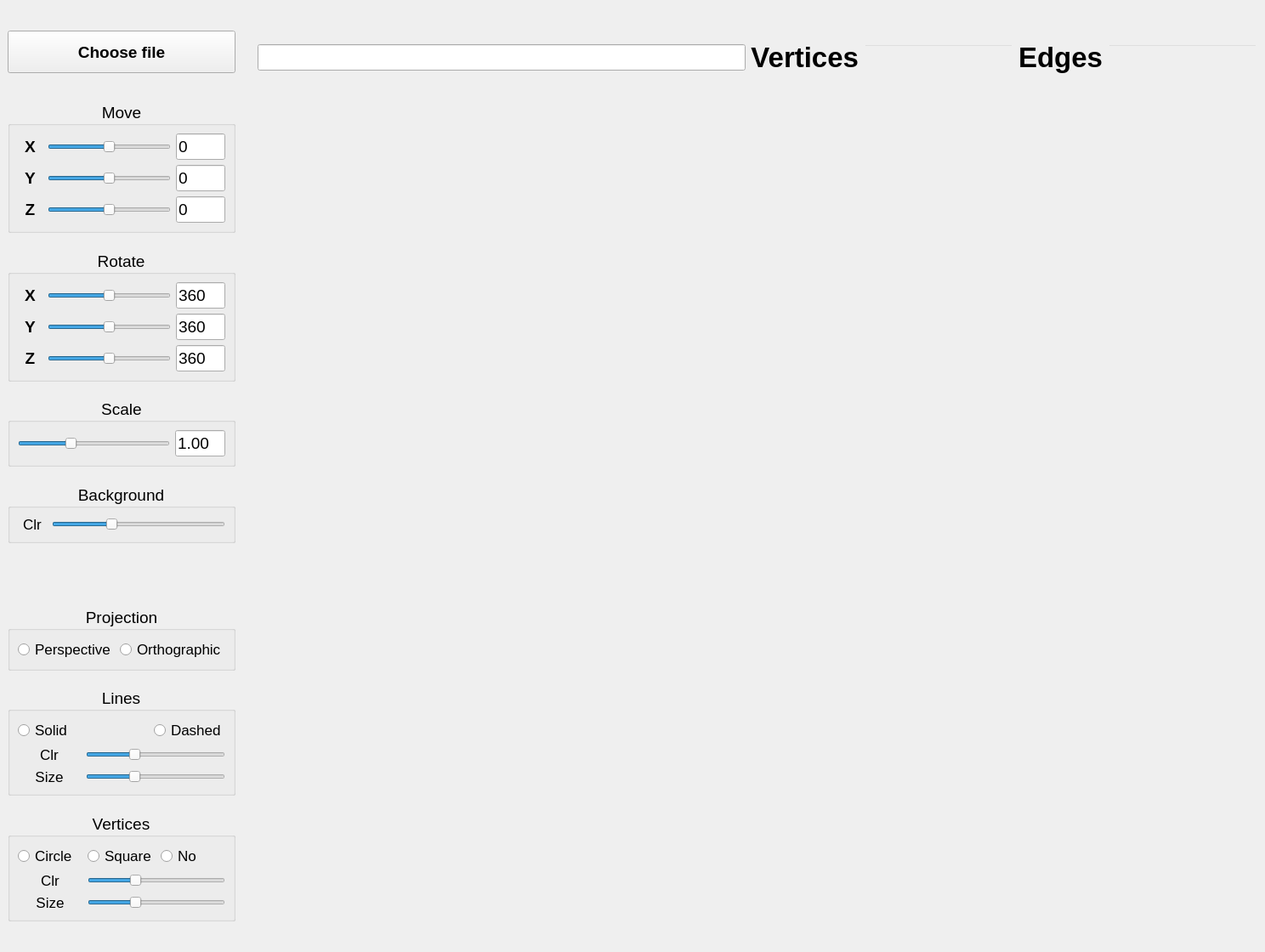
<?xml version="1.0" encoding="UTF-8"?>
<ui version="4.0">
 <class>MainWindow</class>
 <widget class="QMainWindow" name="MainWindow">
  <property name="geometry">
   <rect>
    <x>0</x>
    <y>0</y>
    <width>1488</width>
    <height>1120</height>
   </rect>
  </property>
  <property name="windowTitle">
   <string>3dViewer</string>
  </property>
  <widget class="QWidget" name="centralwidget">
   <layout class="QGridLayout" name="gridLayout" rowstretch="2,5,2,5,1,5,1,3,1,4,5,4,1,7,1,7,2" columnstretch="2,10,0" rowminimumheight="2,5,2,5,1,5,1,3,1,4,5,4,1,7,1,7,2">
    <item row="5" column="0">
     <widget class="QGroupBox" name="groupBox_5">
      <property name="font">
       <font>
        <family>Arial</family>
        <pointsize>14</pointsize>
       </font>
      </property>
      <property name="autoFillBackground">
       <bool>false</bool>
      </property>
      <property name="styleSheet">
       <string notr="true"/>
      </property>
      <property name="title">
       <string>Rotate</string>
      </property>
      <property name="alignment">
       <set>Qt::AlignCenter</set>
      </property>
      <layout class="QGridLayout" name="gridLayout_11" rowstretch="10,0,0,0,0,0" columnstretch="2,10,4" columnminimumwidth="2,10,4">
       <property name="bottomMargin">
        <number>9</number>
       </property>
       <property name="spacing">
        <number>6</number>
       </property>
       <item row="0" column="0">
        <widget class="QLabel" name="label_13">
         <property name="font">
          <font>
           <family>Arial</family>
           <pointsize>14</pointsize>
           <bold>true</bold>
           <stylestrategy>PreferAntialias</stylestrategy>
          </font>
         </property>
         <property name="text">
          <string>X</string>
         </property>
         <property name="alignment">
          <set>Qt::AlignCenter</set>
         </property>
        </widget>
       </item>
       <item row="1" column="0">
        <widget class="QLabel" name="label_14">
         <property name="font">
          <font>
           <family>Arial</family>
           <pointsize>14</pointsize>
           <bold>true</bold>
           <stylestrategy>PreferAntialias</stylestrategy>
          </font>
         </property>
         <property name="text">
          <string>Y</string>
         </property>
         <property name="alignment">
          <set>Qt::AlignCenter</set>
         </property>
        </widget>
       </item>
       <item row="5" column="2">
        <widget class="QLineEdit" name="DisplayRotateZ">
         <property name="sizePolicy">
          <sizepolicy hsizetype="Preferred" vsizetype="Fixed">
           <horstretch>0</horstretch>
           <verstretch>0</verstretch>
          </sizepolicy>
         </property>
         <property name="maximumSize">
          <size>
           <width>16777215</width>
           <height>16777215</height>
          </size>
         </property>
         <property name="font">
          <font>
           <family>Arial</family>
           <pointsize>14</pointsize>
          </font>
         </property>
         <property name="focusPolicy">
          <enum>Qt::StrongFocus</enum>
         </property>
         <property name="text">
          <string>360</string>
         </property>
        </widget>
       </item>
       <item row="5" column="0">
        <widget class="QLabel" name="label_15">
         <property name="font">
          <font>
           <family>Arial</family>
           <pointsize>14</pointsize>
           <bold>true</bold>
           <stylestrategy>PreferAntialias</stylestrategy>
          </font>
         </property>
         <property name="text">
          <string>Z</string>
         </property>
         <property name="alignment">
          <set>Qt::AlignCenter</set>
         </property>
        </widget>
       </item>
       <item row="1" column="1">
        <widget class="QSlider" name="RotateY">
         <property name="sizePolicy">
          <sizepolicy hsizetype="Expanding" vsizetype="Fixed">
           <horstretch>0</horstretch>
           <verstretch>19</verstretch>
          </sizepolicy>
         </property>
         <property name="minimumSize">
          <size>
           <width>0</width>
           <height>19</height>
          </size>
         </property>
         <property name="maximumSize">
          <size>
           <width>16777215</width>
           <height>19</height>
          </size>
         </property>
         <property name="baseSize">
          <size>
           <width>0</width>
           <height>19</height>
          </size>
         </property>
         <property name="maximum">
          <number>720</number>
         </property>
         <property name="sliderPosition">
          <number>360</number>
         </property>
         <property name="orientation">
          <enum>Qt::Horizontal</enum>
         </property>
        </widget>
       </item>
       <item row="0" column="1">
        <widget class="QSlider" name="RotateX">
         <property name="sizePolicy">
          <sizepolicy hsizetype="Expanding" vsizetype="Fixed">
           <horstretch>0</horstretch>
           <verstretch>19</verstretch>
          </sizepolicy>
         </property>
         <property name="minimumSize">
          <size>
           <width>0</width>
           <height>19</height>
          </size>
         </property>
         <property name="maximumSize">
          <size>
           <width>16777215</width>
           <height>19</height>
          </size>
         </property>
         <property name="baseSize">
          <size>
           <width>0</width>
           <height>19</height>
          </size>
         </property>
         <property name="maximum">
          <number>720</number>
         </property>
         <property name="sliderPosition">
          <number>360</number>
         </property>
         <property name="orientation">
          <enum>Qt::Horizontal</enum>
         </property>
        </widget>
       </item>
       <item row="0" column="2">
        <widget class="QLineEdit" name="DisplayRotateX">
         <property name="sizePolicy">
          <sizepolicy hsizetype="Preferred" vsizetype="Fixed">
           <horstretch>0</horstretch>
           <verstretch>0</verstretch>
          </sizepolicy>
         </property>
         <property name="maximumSize">
          <size>
           <width>16777215</width>
           <height>16777215</height>
          </size>
         </property>
         <property name="font">
          <font>
           <family>Arial</family>
           <pointsize>14</pointsize>
          </font>
         </property>
         <property name="focusPolicy">
          <enum>Qt::StrongFocus</enum>
         </property>
         <property name="text">
          <string>360</string>
         </property>
        </widget>
       </item>
       <item row="1" column="2">
        <widget class="QLineEdit" name="DisplayRotateY">
         <property name="sizePolicy">
          <sizepolicy hsizetype="Preferred" vsizetype="Fixed">
           <horstretch>0</horstretch>
           <verstretch>0</verstretch>
          </sizepolicy>
         </property>
         <property name="maximumSize">
          <size>
           <width>16777215</width>
           <height>16777215</height>
          </size>
         </property>
         <property name="font">
          <font>
           <family>Arial</family>
           <pointsize>14</pointsize>
          </font>
         </property>
         <property name="focusPolicy">
          <enum>Qt::StrongFocus</enum>
         </property>
         <property name="text">
          <string>360</string>
         </property>
        </widget>
       </item>
       <item row="5" column="1">
        <widget class="QSlider" name="RotateZ">
         <property name="sizePolicy">
          <sizepolicy hsizetype="Expanding" vsizetype="Fixed">
           <horstretch>0</horstretch>
           <verstretch>19</verstretch>
          </sizepolicy>
         </property>
         <property name="minimumSize">
          <size>
           <width>0</width>
           <height>19</height>
          </size>
         </property>
         <property name="maximumSize">
          <size>
           <width>16777215</width>
           <height>19</height>
          </size>
         </property>
         <property name="baseSize">
          <size>
           <width>0</width>
           <height>19</height>
          </size>
         </property>
         <property name="maximum">
          <number>720</number>
         </property>
         <property name="sliderPosition">
          <number>360</number>
         </property>
         <property name="orientation">
          <enum>Qt::Horizontal</enum>
         </property>
        </widget>
       </item>
      </layout>
     </widget>
    </item>
    <item row="7" column="0">
     <widget class="QGroupBox" name="groupBox_7">
      <property name="font">
       <font>
        <family>Arial</family>
        <pointsize>14</pointsize>
       </font>
      </property>
      <property name="autoFillBackground">
       <bool>false</bool>
      </property>
      <property name="styleSheet">
       <string notr="true"/>
      </property>
      <property name="title">
       <string>Scale</string>
      </property>
      <property name="alignment">
       <set>Qt::AlignCenter</set>
      </property>
      <layout class="QGridLayout" name="gridLayout_13" columnstretch="12,4">
       <property name="topMargin">
        <number>9</number>
       </property>
       <property name="bottomMargin">
        <number>9</number>
       </property>
       <item row="0" column="0">
        <widget class="QSlider" name="Scale">
         <property name="sizePolicy">
          <sizepolicy hsizetype="Expanding" vsizetype="Fixed">
           <horstretch>0</horstretch>
           <verstretch>19</verstretch>
          </sizepolicy>
         </property>
         <property name="minimumSize">
          <size>
           <width>0</width>
           <height>19</height>
          </size>
         </property>
         <property name="maximumSize">
          <size>
           <width>16777215</width>
           <height>19</height>
          </size>
         </property>
         <property name="baseSize">
          <size>
           <width>0</width>
           <height>19</height>
          </size>
         </property>
         <property name="styleSheet">
          <string notr="true">QSlider{
	height: 19px;
}</string>
         </property>
         <property name="minimum">
          <number>0</number>
         </property>
         <property name="maximum">
          <number>300</number>
         </property>
         <property name="singleStep">
          <number>1</number>
         </property>
         <property name="value">
          <number>100</number>
         </property>
         <property name="orientation">
          <enum>Qt::Horizontal</enum>
         </property>
        </widget>
       </item>
       <item row="0" column="1">
        <widget class="QLineEdit" name="DisplayScale">
         <property name="sizePolicy">
          <sizepolicy hsizetype="Preferred" vsizetype="Fixed">
           <horstretch>0</horstretch>
           <verstretch>0</verstretch>
          </sizepolicy>
         </property>
         <property name="maximumSize">
          <size>
           <width>16777215</width>
           <height>16777215</height>
          </size>
         </property>
         <property name="font">
          <font>
           <family>Arial</family>
           <pointsize>14</pointsize>
          </font>
         </property>
         <property name="focusPolicy">
          <enum>Qt::StrongFocus</enum>
         </property>
         <property name="text">
          <string>1.00</string>
         </property>
        </widget>
       </item>
      </layout>
     </widget>
    </item>
    <item row="12" column="0">
     <spacer name="verticalSpacer_8">
      <property name="orientation">
       <enum>Qt::Vertical</enum>
      </property>
      <property name="sizeHint" stdset="0">
       <size>
        <width>20</width>
        <height>40</height>
       </size>
      </property>
     </spacer>
    </item>
    <item row="15" column="0">
     <widget class="QGroupBox" name="groupBox_3">
      <property name="font">
       <font>
        <family>Arial</family>
        <pointsize>14</pointsize>
       </font>
      </property>
      <property name="autoFillBackground">
       <bool>false</bool>
      </property>
      <property name="styleSheet">
       <string notr="true"/>
      </property>
      <property name="title">
       <string>Vertices</string>
      </property>
      <property name="alignment">
       <set>Qt::AlignCenter</set>
      </property>
      <layout class="QGridLayout" name="gridLayout_6">
       <item row="0" column="2">
        <widget class="QRadioButton" name="radioButton_5">
         <property name="font">
          <font>
           <family>Arial</family>
           <pointsize>13</pointsize>
          </font>
         </property>
         <property name="text">
          <string>No</string>
         </property>
        </widget>
       </item>
       <item row="1" column="1" colspan="2">
        <widget class="QSlider" name="Scale_5">
         <property name="sizePolicy">
          <sizepolicy hsizetype="Expanding" vsizetype="Fixed">
           <horstretch>0</horstretch>
           <verstretch>19</verstretch>
          </sizepolicy>
         </property>
         <property name="minimumSize">
          <size>
           <width>0</width>
           <height>19</height>
          </size>
         </property>
         <property name="maximumSize">
          <size>
           <width>16777215</width>
           <height>19</height>
          </size>
         </property>
         <property name="baseSize">
          <size>
           <width>0</width>
           <height>19</height>
          </size>
         </property>
         <property name="minimum">
          <number>0</number>
         </property>
         <property name="maximum">
          <number>300</number>
         </property>
         <property name="singleStep">
          <number>1</number>
         </property>
         <property name="value">
          <number>100</number>
         </property>
         <property name="orientation">
          <enum>Qt::Horizontal</enum>
         </property>
        </widget>
       </item>
       <item row="1" column="0">
        <widget class="QLabel" name="label_20">
         <property name="font">
          <font>
           <family>Arial</family>
           <pointsize>13</pointsize>
           <bold>false</bold>
           <stylestrategy>PreferAntialias</stylestrategy>
          </font>
         </property>
         <property name="text">
          <string>Clr</string>
         </property>
         <property name="alignment">
          <set>Qt::AlignCenter</set>
         </property>
        </widget>
       </item>
       <item row="2" column="0">
        <widget class="QLabel" name="label_21">
         <property name="font">
          <font>
           <family>Arial</family>
           <pointsize>13</pointsize>
           <bold>false</bold>
           <stylestrategy>PreferAntialias</stylestrategy>
          </font>
         </property>
         <property name="text">
          <string>Size</string>
         </property>
         <property name="alignment">
          <set>Qt::AlignCenter</set>
         </property>
        </widget>
       </item>
       <item row="2" column="1" colspan="2">
        <widget class="QSlider" name="Scale_6">
         <property name="sizePolicy">
          <sizepolicy hsizetype="Expanding" vsizetype="Fixed">
           <horstretch>0</horstretch>
           <verstretch>19</verstretch>
          </sizepolicy>
         </property>
         <property name="minimumSize">
          <size>
           <width>0</width>
           <height>19</height>
          </size>
         </property>
         <property name="maximumSize">
          <size>
           <width>16777215</width>
           <height>19</height>
          </size>
         </property>
         <property name="baseSize">
          <size>
           <width>0</width>
           <height>19</height>
          </size>
         </property>
         <property name="minimum">
          <number>0</number>
         </property>
         <property name="maximum">
          <number>300</number>
         </property>
         <property name="singleStep">
          <number>1</number>
         </property>
         <property name="value">
          <number>100</number>
         </property>
         <property name="orientation">
          <enum>Qt::Horizontal</enum>
         </property>
        </widget>
       </item>
       <item row="0" column="0">
        <widget class="QRadioButton" name="radioButton_6">
         <property name="font">
          <font>
           <family>Arial</family>
           <pointsize>13</pointsize>
          </font>
         </property>
         <property name="text">
          <string>Circle</string>
         </property>
        </widget>
       </item>
       <item row="0" column="1">
        <widget class="QRadioButton" name="radioButton_7">
         <property name="font">
          <font>
           <family>Arial</family>
           <pointsize>13</pointsize>
          </font>
         </property>
         <property name="text">
          <string>Square</string>
         </property>
        </widget>
       </item>
      </layout>
     </widget>
    </item>
    <item row="2" column="0">
     <spacer name="verticalSpacer_2">
      <property name="orientation">
       <enum>Qt::Vertical</enum>
      </property>
      <property name="sizeHint" stdset="0">
       <size>
        <width>20</width>
        <height>50</height>
       </size>
      </property>
     </spacer>
    </item>
    <item row="11" column="0">
     <widget class="QGroupBox" name="groupBox">
      <property name="font">
       <font>
        <family>Arial</family>
        <pointsize>14</pointsize>
       </font>
      </property>
      <property name="autoFillBackground">
       <bool>false</bool>
      </property>
      <property name="styleSheet">
       <string notr="true"/>
      </property>
      <property name="title">
       <string>Projection</string>
      </property>
      <property name="alignment">
       <set>Qt::AlignCenter</set>
      </property>
      <layout class="QGridLayout" name="gridLayout_3">
       <item row="0" column="0">
        <widget class="QRadioButton" name="radioButton">
         <property name="font">
          <font>
           <family>Arial</family>
           <pointsize>13</pointsize>
          </font>
         </property>
         <property name="text">
          <string>Perspective</string>
         </property>
        </widget>
       </item>
       <item row="0" column="1">
        <widget class="QRadioButton" name="radioButton_2">
         <property name="font">
          <font>
           <family>Arial</family>
           <pointsize>13</pointsize>
          </font>
         </property>
         <property name="text">
          <string>Orthographic</string>
         </property>
        </widget>
       </item>
      </layout>
     </widget>
    </item>
    <item row="1" column="1" rowspan="16" colspan="2">
     <layout class="QGridLayout" name="gridLayout_4" columnstretch="20,0,0,0,0">
      <property name="leftMargin">
       <number>20</number>
      </property>
      <property name="topMargin">
       <number>13</number>
      </property>
      <property name="rightMargin">
       <number>0</number>
      </property>
      <property name="horizontalSpacing">
       <number>6</number>
      </property>
      <property name="verticalSpacing">
       <number>15</number>
      </property>
      <item row="0" column="1">
       <widget class="QLabel" name="label_2">
        <property name="font">
         <font>
          <family>Arial</family>
          <pointsize>25</pointsize>
          <bold>true</bold>
         </font>
        </property>
        <property name="text">
         <string>Vertices</string>
        </property>
        <property name="alignment">
         <set>Qt::AlignRight|Qt::AlignTrailing|Qt::AlignVCenter</set>
        </property>
       </widget>
      </item>
      <item row="0" column="2">
       <widget class="QLineEdit" name="DisplayVertices">
        <property name="font">
         <font>
          <family>Arial</family>
          <pointsize>14</pointsize>
         </font>
        </property>
        <property name="focusPolicy">
         <enum>Qt::NoFocus</enum>
        </property>
        <property name="styleSheet">
         <string notr="true">QLineEdit {
	color: white;
	background-color: transparent;
}</string>
        </property>
       </widget>
      </item>
      <item row="0" column="4">
       <widget class="QLineEdit" name="DisplayEdges">
        <property name="font">
         <font>
          <family>Arial</family>
          <pointsize>14</pointsize>
         </font>
        </property>
        <property name="focusPolicy">
         <enum>Qt::NoFocus</enum>
        </property>
        <property name="styleSheet">
         <string notr="true">QLineEdit {
	color: white;
	background-color: transparent;
}</string>
        </property>
       </widget>
      </item>
      <item row="0" column="3">
       <widget class="QLabel" name="label_3">
        <property name="font">
         <font>
          <family>Arial</family>
          <pointsize>25</pointsize>
          <bold>true</bold>
         </font>
        </property>
        <property name="lineWidth">
         <number>0</number>
        </property>
        <property name="text">
         <string>Edges</string>
        </property>
        <property name="textFormat">
         <enum>Qt::AutoText</enum>
        </property>
        <property name="alignment">
         <set>Qt::AlignRight|Qt::AlignTrailing|Qt::AlignVCenter</set>
        </property>
        <property name="margin">
         <number>0</number>
        </property>
       </widget>
      </item>
      <item row="0" column="0">
       <widget class="QLineEdit" name="FileName">
        <property name="font">
         <font>
          <family>Arial</family>
          <pointsize>14</pointsize>
         </font>
        </property>
       </widget>
      </item>
      <item row="1" column="0" colspan="5">
       <widget class="QWidget" name="widget" native="true"/>
      </item>
     </layout>
    </item>
    <item row="10" column="0">
     <spacer name="verticalSpacer">
      <property name="orientation">
       <enum>Qt::Vertical</enum>
      </property>
      <property name="sizeHint" stdset="0">
       <size>
        <width>20</width>
        <height>40</height>
       </size>
      </property>
     </spacer>
    </item>
    <item row="9" column="0">
     <widget class="QGroupBox" name="groupBox_8">
      <property name="font">
       <font>
        <family>Arial</family>
        <pointsize>14</pointsize>
       </font>
      </property>
      <property name="autoFillBackground">
       <bool>false</bool>
      </property>
      <property name="styleSheet">
       <string notr="true"/>
      </property>
      <property name="title">
       <string>Background</string>
      </property>
      <property name="alignment">
       <set>Qt::AlignCenter</set>
      </property>
      <layout class="QGridLayout" name="gridLayout_14" columnstretch="2,12" columnminimumwidth="2,12">
       <item row="0" column="1">
        <widget class="QSlider" name="Scale_4">
         <property name="sizePolicy">
          <sizepolicy hsizetype="Expanding" vsizetype="Fixed">
           <horstretch>0</horstretch>
           <verstretch>19</verstretch>
          </sizepolicy>
         </property>
         <property name="minimumSize">
          <size>
           <width>0</width>
           <height>19</height>
          </size>
         </property>
         <property name="maximumSize">
          <size>
           <width>16777215</width>
           <height>19</height>
          </size>
         </property>
         <property name="baseSize">
          <size>
           <width>0</width>
           <height>19</height>
          </size>
         </property>
         <property name="minimum">
          <number>0</number>
         </property>
         <property name="maximum">
          <number>300</number>
         </property>
         <property name="singleStep">
          <number>1</number>
         </property>
         <property name="value">
          <number>100</number>
         </property>
         <property name="orientation">
          <enum>Qt::Horizontal</enum>
         </property>
        </widget>
       </item>
       <item row="0" column="0">
        <widget class="QLabel" name="label_19">
         <property name="font">
          <font>
           <family>Arial</family>
           <pointsize>13</pointsize>
           <bold>false</bold>
           <stylestrategy>PreferAntialias</stylestrategy>
          </font>
         </property>
         <property name="text">
          <string>Clr</string>
         </property>
         <property name="alignment">
          <set>Qt::AlignCenter</set>
         </property>
        </widget>
       </item>
      </layout>
     </widget>
    </item>
    <item row="8" column="0">
     <spacer name="verticalSpacer_7">
      <property name="orientation">
       <enum>Qt::Vertical</enum>
      </property>
      <property name="sizeHint" stdset="0">
       <size>
        <width>20</width>
        <height>40</height>
       </size>
      </property>
     </spacer>
    </item>
    <item row="16" column="0">
     <spacer name="verticalSpacer_3">
      <property name="orientation">
       <enum>Qt::Vertical</enum>
      </property>
      <property name="sizeType">
       <enum>QSizePolicy::Expanding</enum>
      </property>
      <property name="sizeHint" stdset="0">
       <size>
        <width>20</width>
        <height>15</height>
       </size>
      </property>
     </spacer>
    </item>
    <item row="6" column="0">
     <spacer name="verticalSpacer_6">
      <property name="orientation">
       <enum>Qt::Vertical</enum>
      </property>
      <property name="sizeHint" stdset="0">
       <size>
        <width>20</width>
        <height>40</height>
       </size>
      </property>
     </spacer>
    </item>
    <item row="1" column="0">
     <widget class="QPushButton" name="FileButton">
      <property name="sizePolicy">
       <sizepolicy hsizetype="Preferred" vsizetype="Preferred">
        <horstretch>0</horstretch>
        <verstretch>0</verstretch>
       </sizepolicy>
      </property>
      <property name="maximumSize">
       <size>
        <width>16777215</width>
        <height>50</height>
       </size>
      </property>
      <property name="font">
       <font>
        <family>Arial</family>
        <pointsize>14</pointsize>
        <bold>true</bold>
        <stylestrategy>PreferAntialias</stylestrategy>
       </font>
      </property>
      <property name="text">
       <string>Choose file</string>
      </property>
     </widget>
    </item>
    <item row="3" column="0">
     <widget class="QGroupBox" name="groupBox_6">
      <property name="font">
       <font>
        <family>Arial</family>
        <pointsize>14</pointsize>
       </font>
      </property>
      <property name="autoFillBackground">
       <bool>false</bool>
      </property>
      <property name="styleSheet">
       <string notr="true"/>
      </property>
      <property name="title">
       <string>Move</string>
      </property>
      <property name="alignment">
       <set>Qt::AlignCenter</set>
      </property>
      <layout class="QGridLayout" name="gridLayout_12" columnstretch="2,10,4">
       <item row="0" column="0">
        <widget class="QLabel" name="label">
         <property name="sizePolicy">
          <sizepolicy hsizetype="Preferred" vsizetype="Preferred">
           <horstretch>0</horstretch>
           <verstretch>0</verstretch>
          </sizepolicy>
         </property>
         <property name="baseSize">
          <size>
           <width>0</width>
           <height>0</height>
          </size>
         </property>
         <property name="font">
          <font>
           <family>Arial</family>
           <pointsize>14</pointsize>
           <bold>true</bold>
           <stylestrategy>PreferAntialias</stylestrategy>
          </font>
         </property>
         <property name="text">
          <string>X</string>
         </property>
         <property name="alignment">
          <set>Qt::AlignCenter</set>
         </property>
        </widget>
       </item>
       <item row="0" column="1">
        <widget class="QSlider" name="MoveX">
         <property name="sizePolicy">
          <sizepolicy hsizetype="Expanding" vsizetype="Fixed">
           <horstretch>0</horstretch>
           <verstretch>19</verstretch>
          </sizepolicy>
         </property>
         <property name="minimumSize">
          <size>
           <width>0</width>
           <height>19</height>
          </size>
         </property>
         <property name="maximumSize">
          <size>
           <width>16777215</width>
           <height>19</height>
          </size>
         </property>
         <property name="baseSize">
          <size>
           <width>0</width>
           <height>19</height>
          </size>
         </property>
         <property name="minimum">
          <number>-360</number>
         </property>
         <property name="maximum">
          <number>360</number>
         </property>
         <property name="orientation">
          <enum>Qt::Horizontal</enum>
         </property>
         <property name="invertedControls">
          <bool>true</bool>
         </property>
        </widget>
       </item>
       <item row="0" column="2">
        <widget class="QLineEdit" name="DisplayMoveX">
         <property name="sizePolicy">
          <sizepolicy hsizetype="Preferred" vsizetype="Fixed">
           <horstretch>0</horstretch>
           <verstretch>0</verstretch>
          </sizepolicy>
         </property>
         <property name="maximumSize">
          <size>
           <width>16777215</width>
           <height>16777215</height>
          </size>
         </property>
         <property name="font">
          <font>
           <family>Arial</family>
           <pointsize>14</pointsize>
          </font>
         </property>
         <property name="focusPolicy">
          <enum>Qt::StrongFocus</enum>
         </property>
         <property name="text">
          <string>0</string>
         </property>
        </widget>
       </item>
       <item row="1" column="0">
        <widget class="QLabel" name="label_12">
         <property name="font">
          <font>
           <family>Arial</family>
           <pointsize>14</pointsize>
           <bold>true</bold>
           <stylestrategy>PreferAntialias</stylestrategy>
          </font>
         </property>
         <property name="text">
          <string>Y</string>
         </property>
         <property name="alignment">
          <set>Qt::AlignCenter</set>
         </property>
        </widget>
       </item>
       <item row="1" column="1">
        <widget class="QSlider" name="MoveY">
         <property name="sizePolicy">
          <sizepolicy hsizetype="Preferred" vsizetype="Fixed">
           <horstretch>0</horstretch>
           <verstretch>19</verstretch>
          </sizepolicy>
         </property>
         <property name="minimumSize">
          <size>
           <width>0</width>
           <height>19</height>
          </size>
         </property>
         <property name="maximumSize">
          <size>
           <width>16777215</width>
           <height>19</height>
          </size>
         </property>
         <property name="baseSize">
          <size>
           <width>0</width>
           <height>19</height>
          </size>
         </property>
         <property name="minimum">
          <number>-360</number>
         </property>
         <property name="maximum">
          <number>360</number>
         </property>
         <property name="orientation">
          <enum>Qt::Horizontal</enum>
         </property>
         <property name="invertedControls">
          <bool>true</bool>
         </property>
        </widget>
       </item>
       <item row="1" column="2">
        <widget class="QLineEdit" name="DisplayMoveY">
         <property name="sizePolicy">
          <sizepolicy hsizetype="Preferred" vsizetype="Fixed">
           <horstretch>0</horstretch>
           <verstretch>0</verstretch>
          </sizepolicy>
         </property>
         <property name="maximumSize">
          <size>
           <width>16777215</width>
           <height>16777215</height>
          </size>
         </property>
         <property name="font">
          <font>
           <family>Arial</family>
           <pointsize>14</pointsize>
          </font>
         </property>
         <property name="focusPolicy">
          <enum>Qt::StrongFocus</enum>
         </property>
         <property name="text">
          <string>0</string>
         </property>
        </widget>
       </item>
       <item row="5" column="0">
        <widget class="QLabel" name="label_11">
         <property name="font">
          <font>
           <family>Arial</family>
           <pointsize>14</pointsize>
           <bold>true</bold>
           <stylestrategy>PreferAntialias</stylestrategy>
          </font>
         </property>
         <property name="text">
          <string>Z</string>
         </property>
         <property name="scaledContents">
          <bool>true</bool>
         </property>
         <property name="alignment">
          <set>Qt::AlignCenter</set>
         </property>
        </widget>
       </item>
       <item row="5" column="1">
        <widget class="QSlider" name="MoveZ">
         <property name="sizePolicy">
          <sizepolicy hsizetype="Preferred" vsizetype="Fixed">
           <horstretch>0</horstretch>
           <verstretch>19</verstretch>
          </sizepolicy>
         </property>
         <property name="minimumSize">
          <size>
           <width>0</width>
           <height>19</height>
          </size>
         </property>
         <property name="maximumSize">
          <size>
           <width>16777215</width>
           <height>19</height>
          </size>
         </property>
         <property name="baseSize">
          <size>
           <width>0</width>
           <height>19</height>
          </size>
         </property>
         <property name="minimum">
          <number>-360</number>
         </property>
         <property name="maximum">
          <number>360</number>
         </property>
         <property name="orientation">
          <enum>Qt::Horizontal</enum>
         </property>
         <property name="invertedControls">
          <bool>true</bool>
         </property>
        </widget>
       </item>
       <item row="5" column="2">
        <widget class="QLineEdit" name="DisplayMoveZ">
         <property name="sizePolicy">
          <sizepolicy hsizetype="Preferred" vsizetype="Fixed">
           <horstretch>0</horstretch>
           <verstretch>0</verstretch>
          </sizepolicy>
         </property>
         <property name="maximumSize">
          <size>
           <width>16777215</width>
           <height>16777215</height>
          </size>
         </property>
         <property name="font">
          <font>
           <family>Arial</family>
           <pointsize>14</pointsize>
          </font>
         </property>
         <property name="focusPolicy">
          <enum>Qt::StrongFocus</enum>
         </property>
         <property name="text">
          <string>0</string>
         </property>
        </widget>
       </item>
      </layout>
     </widget>
    </item>
    <item row="13" column="0">
     <widget class="QGroupBox" name="groupBox_2">
      <property name="font">
       <font>
        <family>Arial</family>
        <pointsize>14</pointsize>
       </font>
      </property>
      <property name="autoFillBackground">
       <bool>false</bool>
      </property>
      <property name="styleSheet">
       <string notr="true"/>
      </property>
      <property name="title">
       <string>Lines</string>
      </property>
      <property name="alignment">
       <set>Qt::AlignCenter</set>
      </property>
      <layout class="QGridLayout" name="gridLayout_5">
       <item row="0" column="2">
        <widget class="QRadioButton" name="radioButton_4">
         <property name="font">
          <font>
           <family>Arial</family>
           <pointsize>13</pointsize>
          </font>
         </property>
         <property name="text">
          <string>Dashed</string>
         </property>
        </widget>
       </item>
       <item row="1" column="1" colspan="2">
        <widget class="QSlider" name="Scale_2">
         <property name="sizePolicy">
          <sizepolicy hsizetype="Expanding" vsizetype="Fixed">
           <horstretch>0</horstretch>
           <verstretch>19</verstretch>
          </sizepolicy>
         </property>
         <property name="minimumSize">
          <size>
           <width>0</width>
           <height>19</height>
          </size>
         </property>
         <property name="maximumSize">
          <size>
           <width>16777215</width>
           <height>19</height>
          </size>
         </property>
         <property name="baseSize">
          <size>
           <width>0</width>
           <height>19</height>
          </size>
         </property>
         <property name="minimum">
          <number>0</number>
         </property>
         <property name="maximum">
          <number>300</number>
         </property>
         <property name="singleStep">
          <number>1</number>
         </property>
         <property name="value">
          <number>100</number>
         </property>
         <property name="orientation">
          <enum>Qt::Horizontal</enum>
         </property>
        </widget>
       </item>
       <item row="1" column="0">
        <widget class="QLabel" name="label_16">
         <property name="font">
          <font>
           <family>Arial</family>
           <pointsize>13</pointsize>
           <bold>false</bold>
           <stylestrategy>PreferAntialias</stylestrategy>
          </font>
         </property>
         <property name="text">
          <string>Clr</string>
         </property>
         <property name="alignment">
          <set>Qt::AlignCenter</set>
         </property>
        </widget>
       </item>
       <item row="2" column="0">
        <widget class="QLabel" name="label_17">
         <property name="font">
          <font>
           <family>Arial</family>
           <pointsize>13</pointsize>
           <bold>false</bold>
           <stylestrategy>PreferAntialias</stylestrategy>
          </font>
         </property>
         <property name="text">
          <string>Size</string>
         </property>
         <property name="alignment">
          <set>Qt::AlignCenter</set>
         </property>
        </widget>
       </item>
       <item row="2" column="1" colspan="2">
        <widget class="QSlider" name="Scale_3">
         <property name="sizePolicy">
          <sizepolicy hsizetype="Expanding" vsizetype="Fixed">
           <horstretch>0</horstretch>
           <verstretch>19</verstretch>
          </sizepolicy>
         </property>
         <property name="minimumSize">
          <size>
           <width>0</width>
           <height>19</height>
          </size>
         </property>
         <property name="maximumSize">
          <size>
           <width>16777215</width>
           <height>19</height>
          </size>
         </property>
         <property name="baseSize">
          <size>
           <width>0</width>
           <height>19</height>
          </size>
         </property>
         <property name="minimum">
          <number>0</number>
         </property>
         <property name="maximum">
          <number>300</number>
         </property>
         <property name="singleStep">
          <number>1</number>
         </property>
         <property name="value">
          <number>100</number>
         </property>
         <property name="orientation">
          <enum>Qt::Horizontal</enum>
         </property>
        </widget>
       </item>
       <item row="0" column="0" colspan="2">
        <widget class="QRadioButton" name="radioButton_3">
         <property name="font">
          <font>
           <family>Arial</family>
           <pointsize>13</pointsize>
          </font>
         </property>
         <property name="text">
          <string>Solid</string>
         </property>
        </widget>
       </item>
      </layout>
     </widget>
    </item>
    <item row="4" column="0">
     <spacer name="verticalSpacer_4">
      <property name="orientation">
       <enum>Qt::Vertical</enum>
      </property>
      <property name="sizeHint" stdset="0">
       <size>
        <width>20</width>
        <height>40</height>
       </size>
      </property>
     </spacer>
    </item>
    <item row="0" column="0">
     <spacer name="verticalSpacer_5">
      <property name="orientation">
       <enum>Qt::Vertical</enum>
      </property>
      <property name="sizeHint" stdset="0">
       <size>
        <width>20</width>
        <height>50</height>
       </size>
      </property>
     </spacer>
    </item>
    <item row="14" column="0">
     <spacer name="verticalSpacer_9">
      <property name="orientation">
       <enum>Qt::Vertical</enum>
      </property>
      <property name="sizeHint" stdset="0">
       <size>
        <width>20</width>
        <height>40</height>
       </size>
      </property>
     </spacer>
    </item>
   </layout>
  </widget>
 </widget>
 <resources/>
 <connections/>
</ui>
